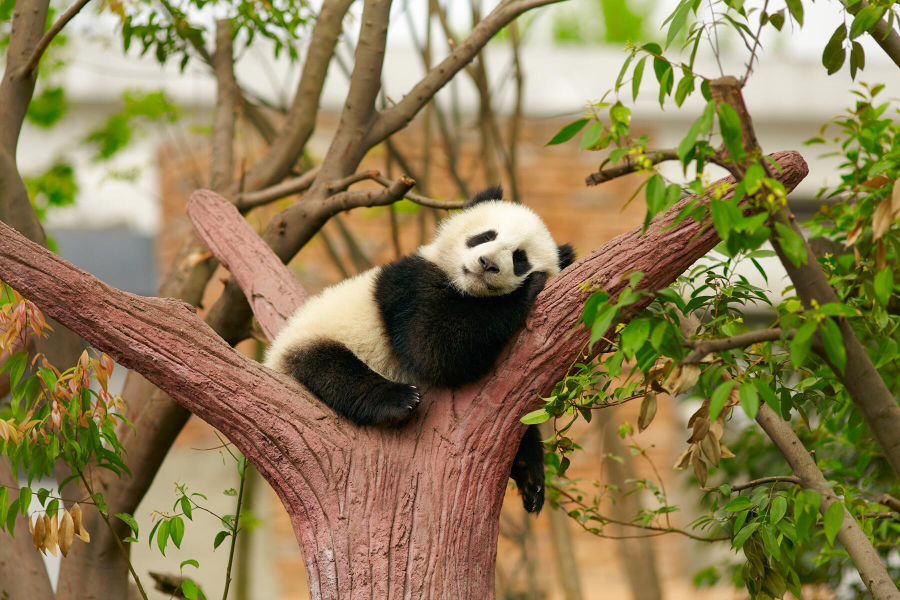
#> input picture Photos/panda.jpg, 1800 x 1200 px (shown at 1/2 size)
$ python cvfunc.py
#> lines starting #> are read from the running program, lines starting #| are printed output that depends on the picture; after the words box and inside, x2 and y2 are one past the last pixel; in counts of white or black regions, pixels touching at a corner belong together
# this file demonstrate common functions in opencv used in computer vision

from configparser import Interpolation
import cv2 as cv

img = cv.imread('Photos/panda.jpg')
#> img is the input picture: shape (1200, 1800, 3); mean B, G, R 82.1, 124.8, 140.7
cv.imshow("ImgWindow", img)

#*********** convert image to gray scale ************#
gray = cv.cvtColor(img, cv.COLOR_BGR2GRAY)
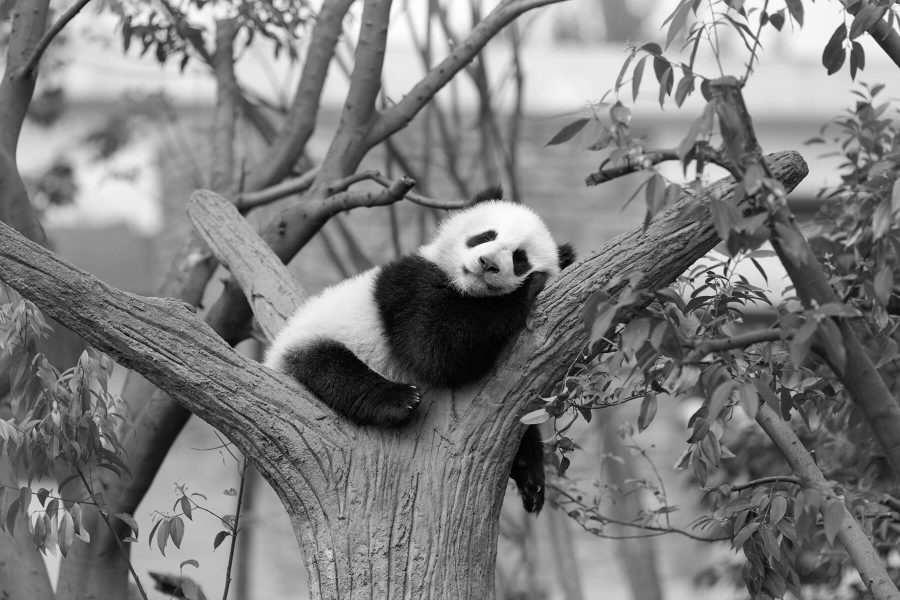
#> gray: shape (1200, 1800) (shown at 1/2 size); min 0, max 254, mean 124.7
cv.imshow("GrayImgWindow", gray)


#*********** blur an image ************#
"""
1) There are a lot of blur techniques
2) (7,7): tuple represents the size of the Gaussian kernel. The Gaussian kernel is the matrix used to perform the
    convolution the higher the num, the blurer the images are.
3) When applying a filter, pixels near the border need to be handled in some way because the kernel may extend
   beyond the image edges. cv.BORDER_DEFAULT uses the default border mode in OpenCV, which is typically equivalent
   to cv.BORDER_REFLECT_101. This means the border pixels are reflected with slight modifications.
"""
blurredImg = cv.GaussianBlur(img, (7,7), cv.BORDER_DEFAULT)
cv.imshow('blurredImgWindow', blurredImg)


#*********** Edge cascade: find the edge of an image (image will display in black and white with image
# represented by edges
#************
"""
1) There are a lot of Edge cascade techniques, Canny is one of them
2) 125 (lower threshold): The lower threshold for the hysteresis(滞后效应) procedure. Pixel values below this
   threshold are considered non-edges.
   175 (upper threshold): The upper threshold for the hysteresis procedure. Pixel values above this threshold are
   considered strong edges.
"""
canny = cv.Canny(img, 125, 175) #to reduce the edges, we can first apply blur technique on an image, then edge cascade
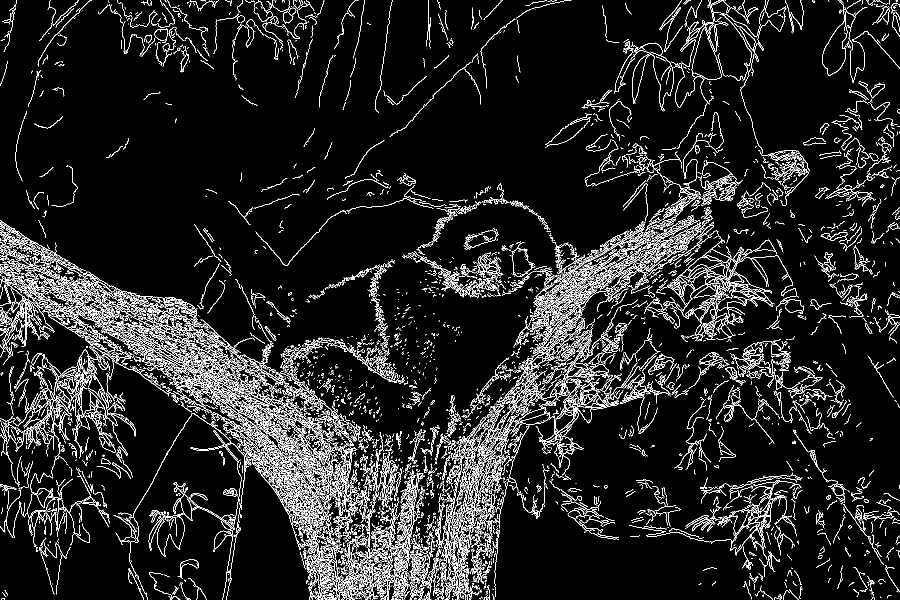
#> canny: shape (1200, 1800) (shown at 1/2 size); 8.6% white in thin lines or dots
cv.imshow('CannyWindow', canny)


#*********** dilate an image: to enlarge the boundaries of an object. To removing small noise from images.
# to Bridging gaps between object parts.
#************#
"""
1) (7,7): A (7,7) kernel means that the kernel is 7 pixels wide and 7 pixels tall.
2) iterations=3: means the dilation operation will be applied three times sequentially. Each iteration will further
   dilate the result of the previous iteration.
"""
dilatedImg = cv.dilate(canny, (7,7), iterations=3)
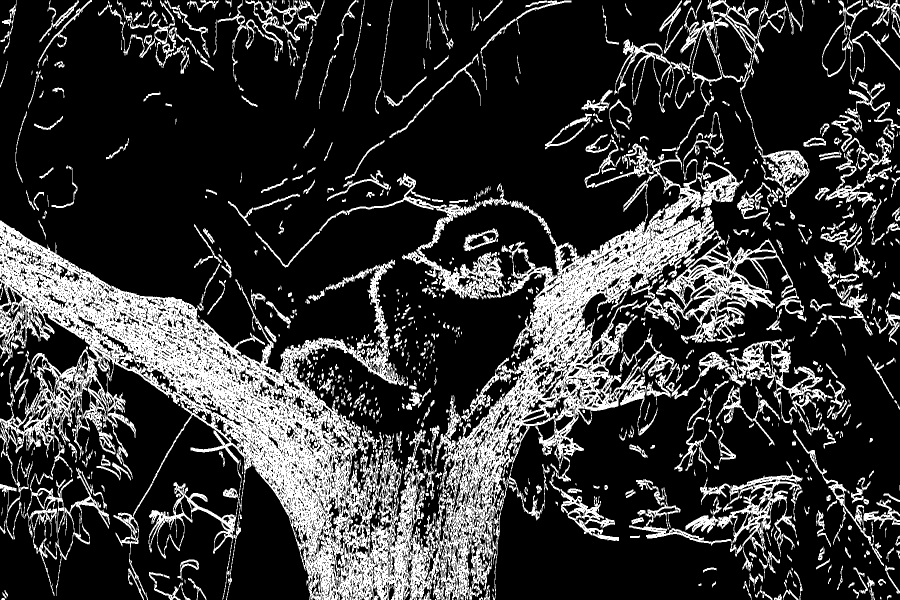
#> dilatedImg: shape (1200, 1800) (shown at 1/2 size); 21.2% white; 1131 white regions (391 under 20 px), largest, box (x1, y1, x2, y2) and area: (0, 280, 1431, 1200) 271202, (1312, 460, 1608, 686) 15638, (1342, 0, 1619, 414) 10989
cv.imshow('DialatedWindow', dilatedImg)


#*********** erode an image: to shrink the boundaries of an object. ************#
erodedImg = cv.erode(dilatedImg, (7,7), iterations=3)
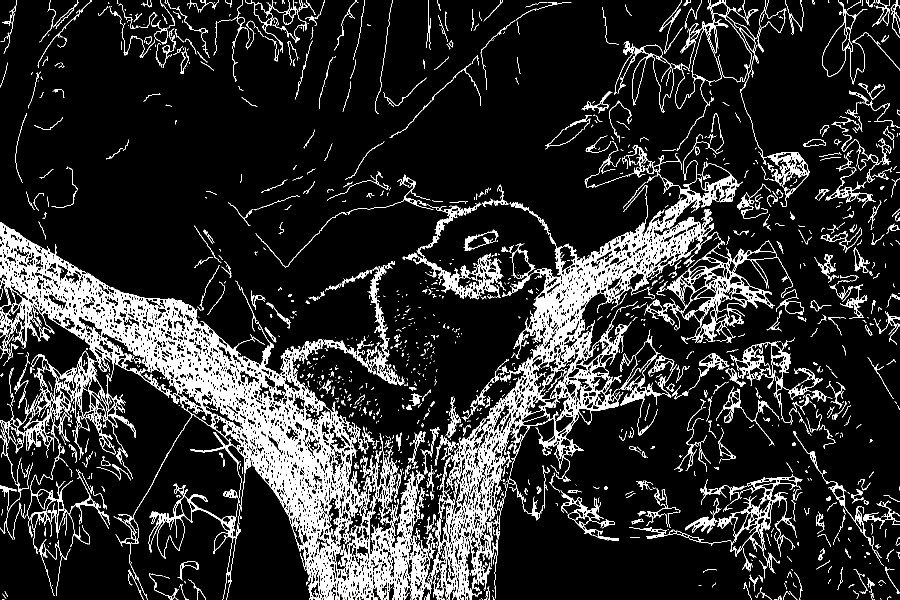
#> erodedImg: shape (1200, 1800) (shown at 1/2 size); 13% white; 1912 white regions (1215 under 20 px), largest, box (x1, y1, x2, y2) and area: (0, 444, 836, 1200) 107790, (880, 321, 1431, 1200) 56059, (1327, 463, 1576, 686) 7981
cv.imshow('ErodedWindow', erodedImg)


#*********** resize an image: also mentioned in rescale.py, here this resize we use another way ************#
"""
1) (500, 500): image size
2) INTER_AREA: a method used to shrink an image.
   INTER_LINEAR: a method used to enlarge an image.
   INTER_CUBIC: a method also used to enlarge an image. This method is slowest but provides high quality image.
"""
resized = cv.resize(img, (500, 500), interpolation=cv.INTER_AREA)
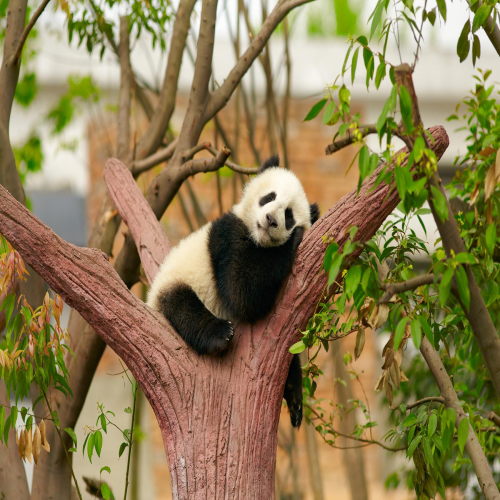
#> resized: shape (500, 500, 3); mean B, G, R 82.1, 124.8, 140.7
cv.imshow('ResizedWindow', resized)


#*********** crop an image *************#
"""
1) Theory of crop an image: image consists 2D arrays, by slicing the array, we can select portion of an image based
   on the pixel values.
2) [50:200, 300:400]: 50 is the starting row index (inclusive). 200 is the ending row index (exclusive). Means rows
   50 through 199 are selected.
   300 is the starting column index (inclusive). 400 is the ending column index (exclusive). Means columns 200
   through 399 are selected.
"""
cropped = img[50:200, 300:400]
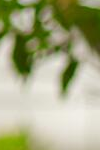
#> cropped: shape (150, 100, 3); mean B, G, R 130.8, 168.6, 165.5
cv.imshow('CropWindow', cropped)


cv.waitKey(0)

$ run again, with Photos/cat.jpg copied over Photos/panda.jpg
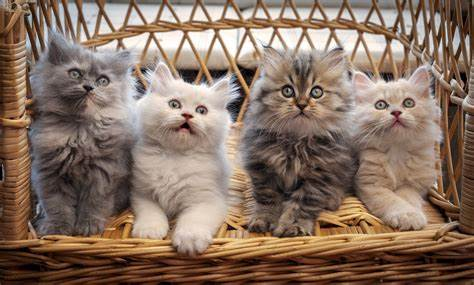
#> input picture Photos/cat.jpg, 474 x 285 px
#> img is the input picture: shape (285, 474, 3); mean B, G, R 98.4, 113.5, 136
#> `canny = cv.Canny(img, 125, 175)`:
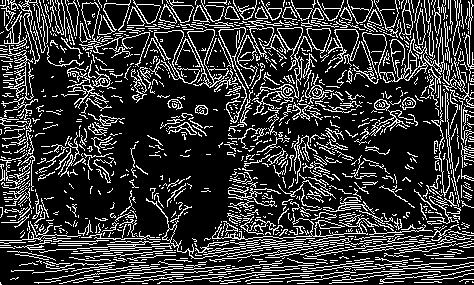
#> canny: shape (285, 474); 21% white in thin lines or dots
#> dilatedImg: shape (285, 474); 53.9% white; 1222 black regions (1020 under 20 px), largest, box (x1, y1, x2, y2) and area: (26, 36, 275, 258) 23074, (246, 48, 443, 238) 12272, (448, 91, 474, 235) 1091
#> erodedImg: shape (285, 474); 36.2% white; 214 white regions (156 under 20 px), largest, box (x1, y1, x2, y2) and area: (0, 0, 474, 285) 40432, (38, 0, 125, 186) 2645, (354, 93, 418, 158) 879
#> `cropped = img[50:200, 300:400]`:
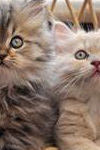
#> cropped: shape (150, 100, 3); mean B, G, R 107, 119.5, 140

$ run again, with Photos/deer.jpg copied over Photos/panda.jpg
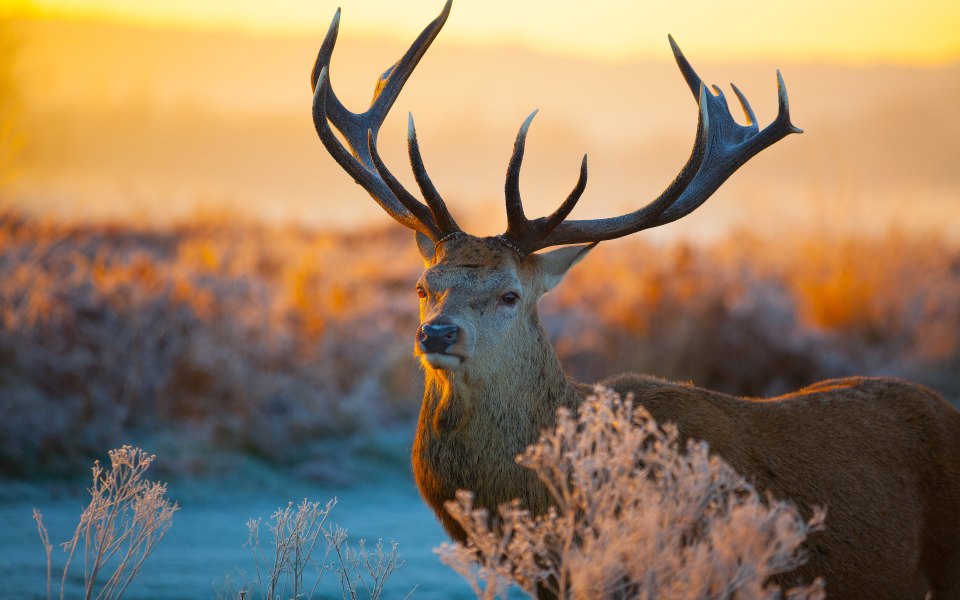
#> input picture Photos/deer.jpg, 2880 x 1800 px (shown at 1/3 size)
#> img is the input picture: shape (1800, 2880, 3); mean B, G, R 98, 125.2, 148.1
#> `canny = cv.Canny(img, 125, 175)`:
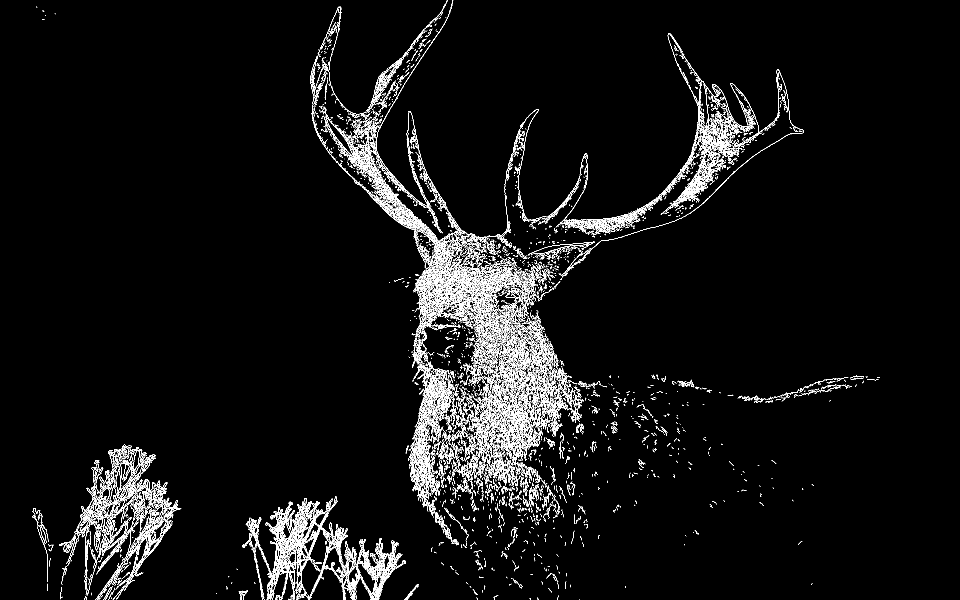
#> canny: shape (1800, 2880) (shown at 1/3 size); 3.3% white in thin lines or dots, all inside (x1, y1, x2, y2) = (97, 0, 2638, 1800)
#> dilatedImg: shape (1800, 2880); 7.3% white; 1485 white regions (721 under 20 px), largest, box (x1, y1, x2, y2) and area: (932, 0, 2411, 1537) 228387, (177, 1334, 544, 1800) 41412, (727, 1489, 1218, 1800) 39925
#> `cropped = img[50:200, 300:400]`:
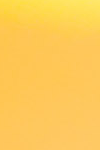
#> cropped: shape (150, 100, 3); mean B, G, R 87.6, 202.3, 254.5

$ run again, with Photos/fox.jpg copied over Photos/panda.jpg
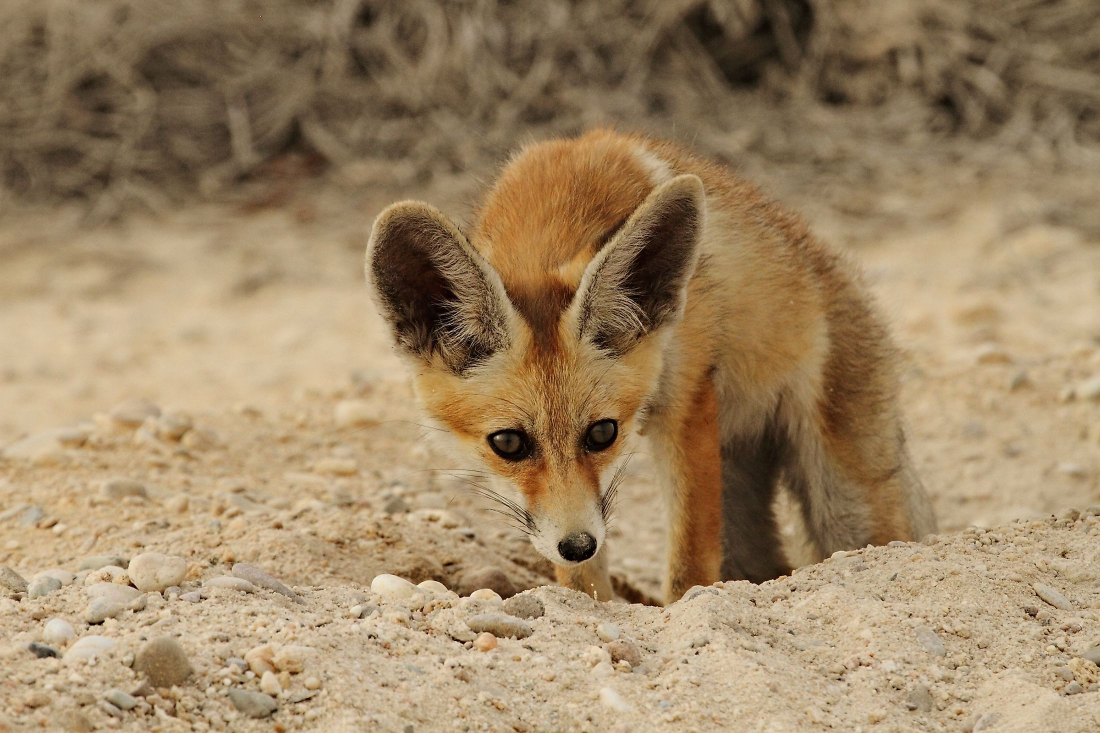
#> input picture Photos/fox.jpg, 2200 x 1466 px (shown at 1/2 size)
#> img is the input picture: shape (1466, 2200, 3); mean B, G, R 101.1, 134, 157.9
#> `canny = cv.Canny(img, 125, 175)`:
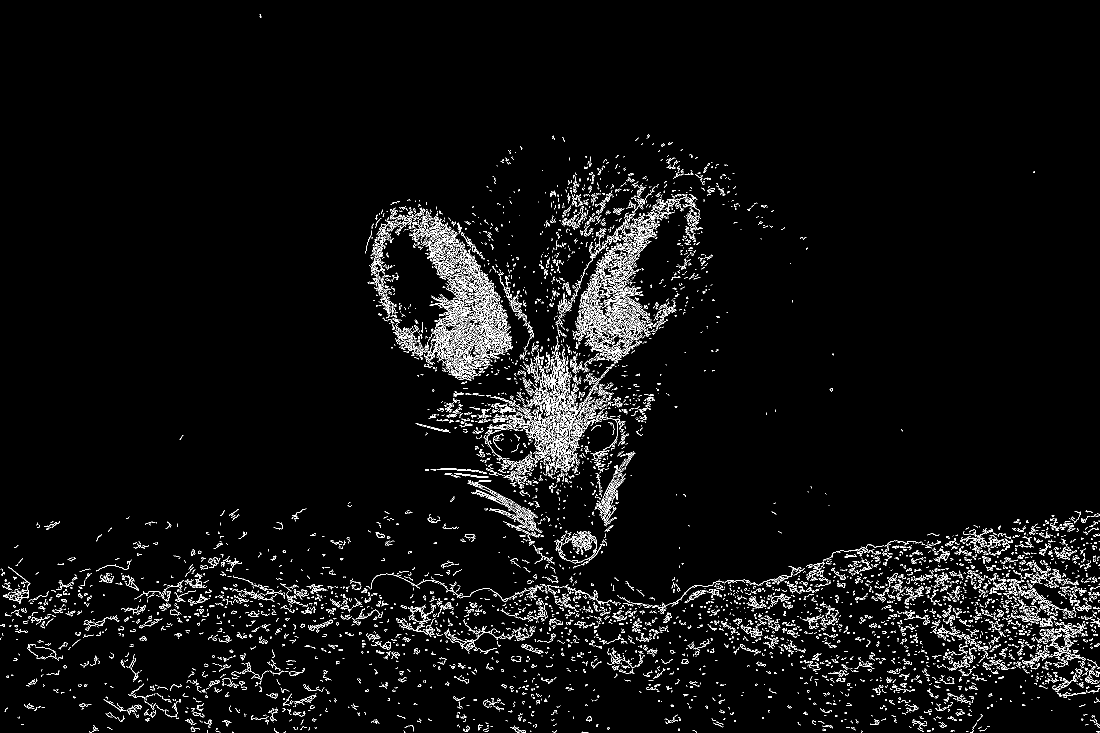
#> canny: shape (1466, 2200) (shown at 1/2 size); 3.7% white in thin lines or dots
#> dilatedImg: shape (1466, 2200); 9.5% white; 2473 white regions (767 under 20 px), largest, box (x1, y1, x2, y2) and area: (738, 412, 1026, 770) 39533, (1150, 363, 1406, 741) 30389, (967, 672, 1258, 996) 28497
#> erodedImg: shape (1466, 2200); 5.7% white; 3389 white regions (2285 under 20 px), largest, box (x1, y1, x2, y2) and area: (781, 418, 1024, 765) 25726, (1150, 372, 1406, 741) 21055, (1045, 706, 1251, 955) 9363
#> `cropped = img[50:200, 300:400]`:
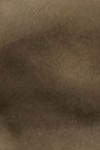
#> cropped: shape (150, 100, 3); mean B, G, R 55.1, 75, 91.6
